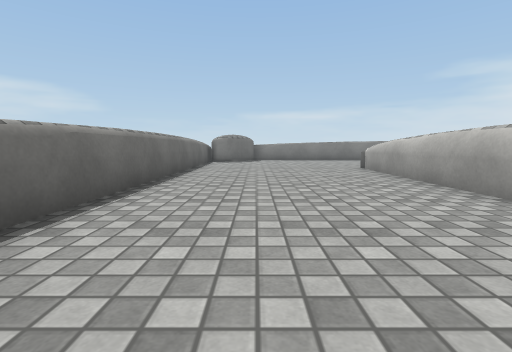
[1] (above)

16 first-person views from a walk through a Unity game level. The camera is 0.68 m above the floor, tilts 6° down and sees 85° across. The floor is counted in squares, 1 m on a side. Each view is taken from the middle of a square. On the plan, view 1 faces up. The plan holds only what a view shows up to about 9 squares ahead; the rest is blank. The place goes on beyond the plan. The player is left out. Surface patterns are stand-ins for the level's own textures.

[2]
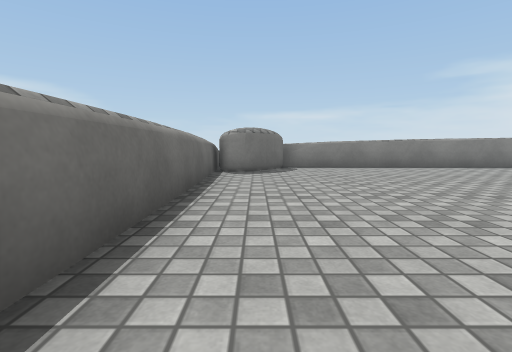

[3]
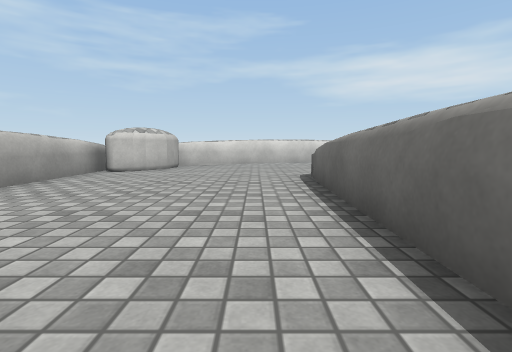

[4]
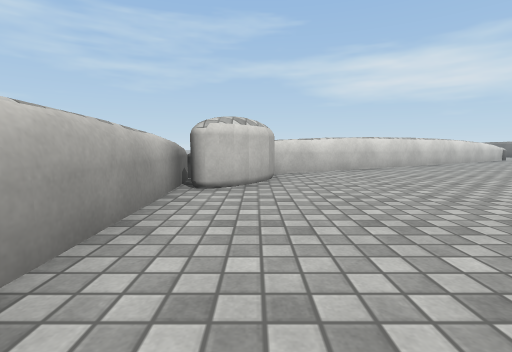

[5]
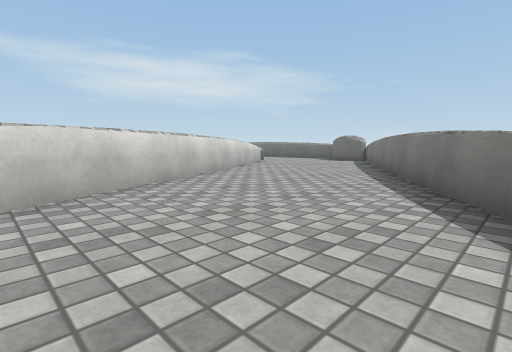

[6]
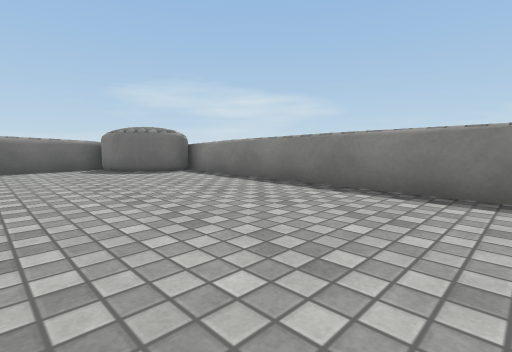

[7]
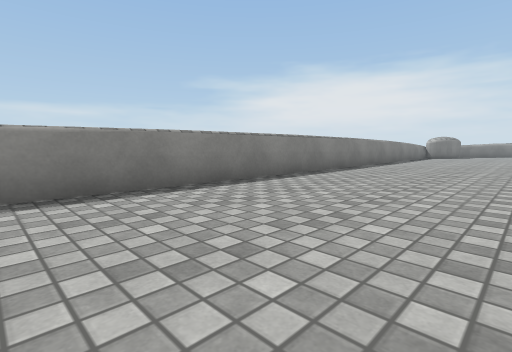

[8]
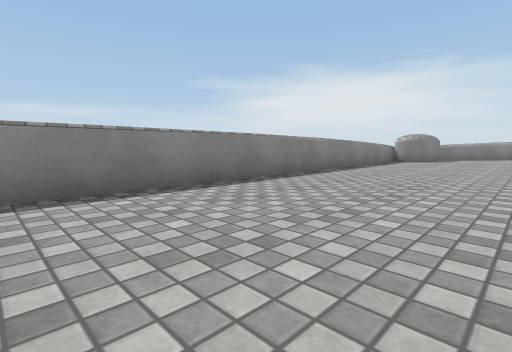

[9]
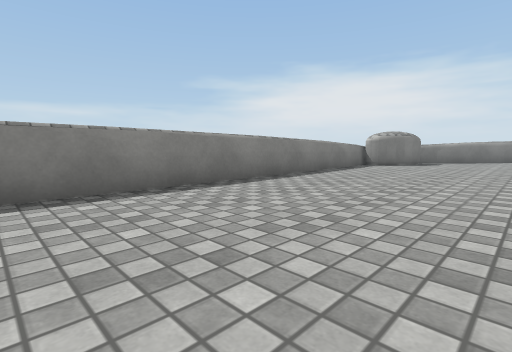

[10]
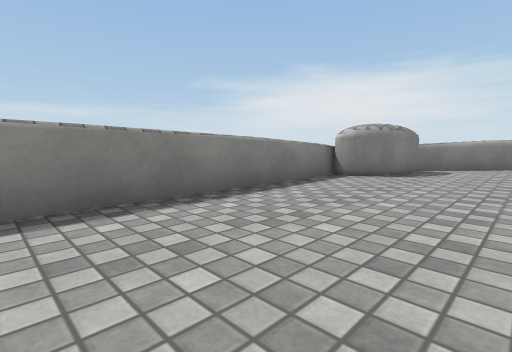

[11]
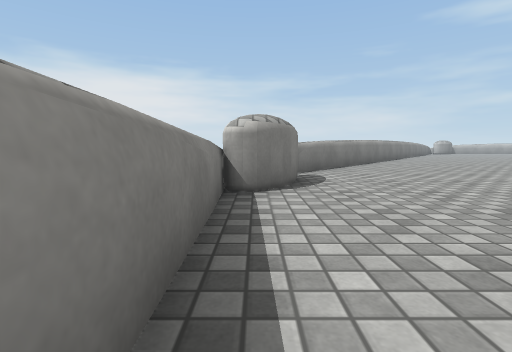

[12]
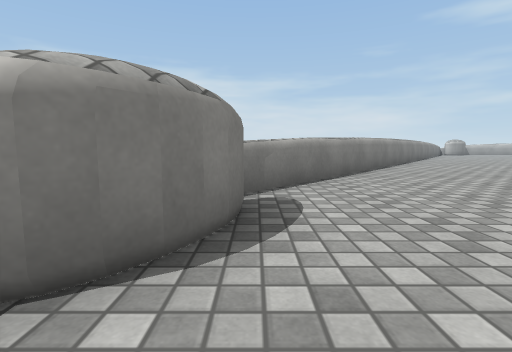

[13]
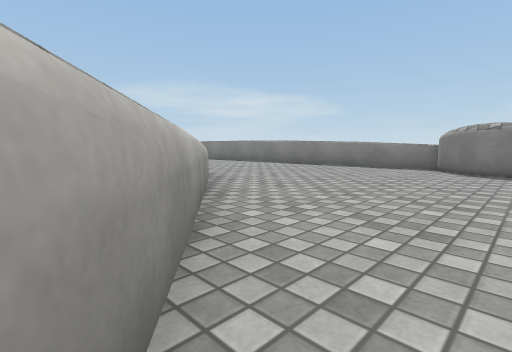

[14]
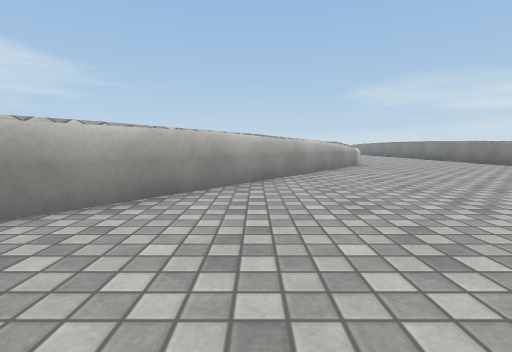

[15]
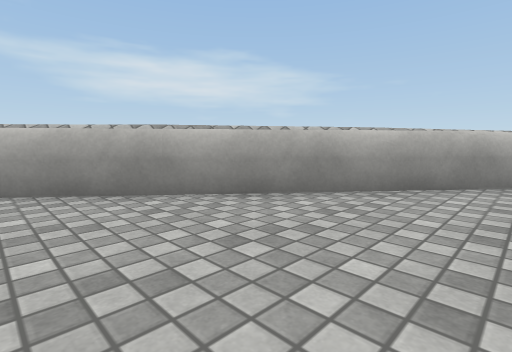

[16]
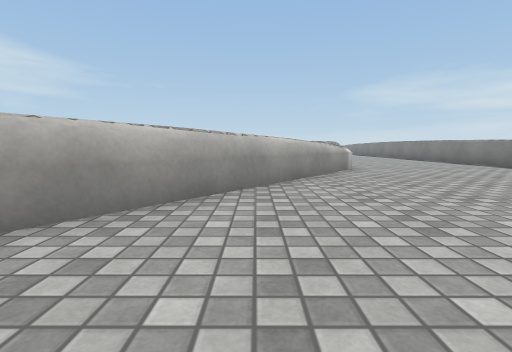

### Floor plan
Points are (right, up) in squares from view 1. A wall is a line through its corners. A room is listed if a view was taken in it or the views show most of it. See-through windows are left out.
Room 1 (views 1, 2, 3, 4, 5, 6, 7, 8, 9, 10, 11, 12, 13, 14, 15, 16)
walls: (8.1, 14.4) (-0.4, 14.4); (19.8, 8.8) (30.9, 0); (3.2, 4.5) (3.4, 8.7); (3.4, 3.7) (3.4, 4.6); (3.2, 3.4) (3.1, 6.3); (22.9, 14.5) (5.5, 14.2); (-2, 11.4) (-2.2, -1); (-2.2, 14) (-2, 8); (3.3, -3.8) (3.2, 0.8); (-3.4, -2.1) (-6.5, -4); (31, 8.9) (25.8, 13.4); (-5.8, -9) (1.5, -4.9)
low walls: (19.2, 9) (20, 8.6)
objects: other object (-1, 13) to (0, 14); other object (2, -4) to (3, -3); other object (23, 13) to (25, 14)

Where each view was taken, in squares from view 1:
view 1: 0 up, 0 right, facing up
view 2: 5 up, 1 left, facing up
view 3: 5 up, 1 left, facing down
view 4: 2 up, 2 right, facing down
view 5: 2 down, 0 right, facing down-left
view 6: 10 up, 7 right, facing up-left
view 7: 10 up, 5 right, facing up-right
view 8: 10 up, 10 right, facing up-right
view 9: 10 up, 13 right, facing up-right
view 10: 11 up, 17 right, facing up-right
view 11: 14 up, 19 right, facing right
view 12: 13 up, 22 right, facing right
view 13: 5 up, 25 right, facing up-left
view 14: 5 up, 30 right, facing left
view 15: 5 up, 31 right, facing down-left
view 16: 6 up, 28 right, facing left
